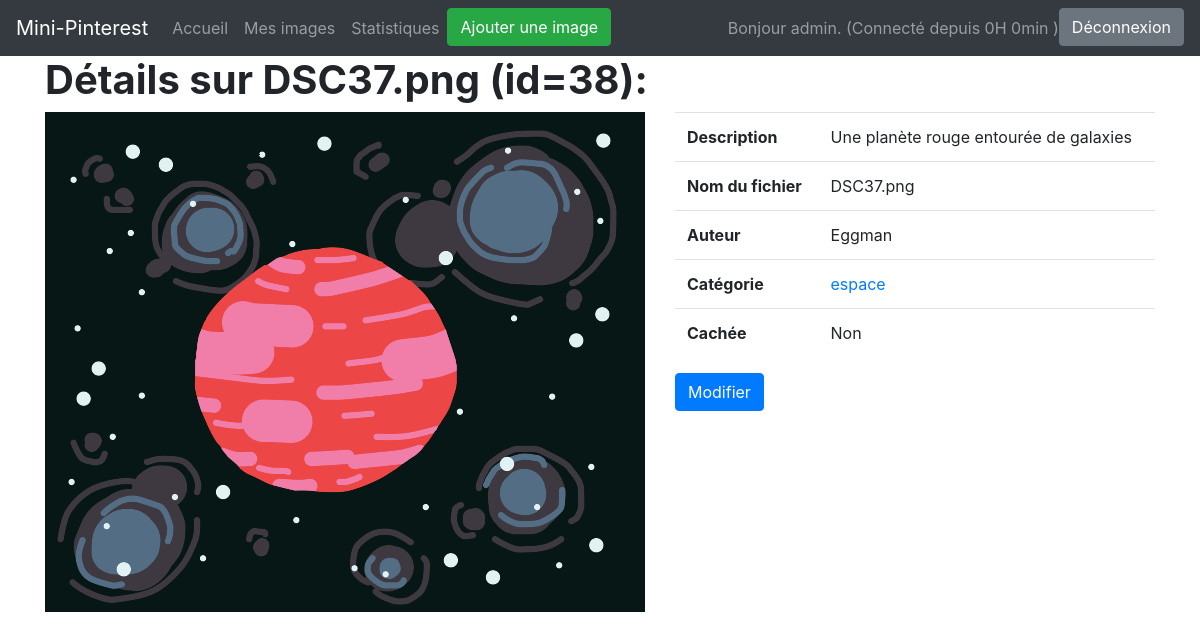
/photo_details.php?photoId=38 (signed in), run on the app's committed database.
### tables this page shows
CREATE TABLE `Photo` (
  `photoId` int(11) NOT NULL COMMENT 'L''identifiant de la photo',
  `nomFich` varchar(250) NOT NULL COMMENT 'Le nom du fichier correspondant',
  `description` varchar(250) NOT NULL COMMENT 'La description de la photo',
  `catId` int(11) NOT NULL COMMENT 'L''Id de la catégorie de la photo',
  `auteur` varchar(100) DEFAULT NULL COMMENT 'L''utilisateur ayant ajouté la photo',
  `hidden` tinyint(1) NOT NULL DEFAULT 0 COMMENT 'Indique si la photo est cachée'
);

CREATE TABLE `Categorie` (
  `catId` int(11) NOT NULL COMMENT 'L''identifiant de la catégorie',
  `nomCat` varchar(250) DEFAULT NULL COMMENT 'Le nom de la catégorie'
);

### func/bd.php (called while the page is built, shortened)
<?php
function executeQuery($link, $query)
{
	$result = mysqli_query($link,$query);
	return $result;
}
?>

### func/bd_images.php (called while the page is built, shortened)
<?php
require_once("./func/bd.php");
function getImageByID($link, $id)
{
    return mysqli_fetch_assoc(
        executeQuery(
            $link,
            "SELECT * FROM Photo WHERE photoId=$id"
        )
    );
}
function getCategoryByID($link, $id)
{
    return mysqli_fetch_assoc(
        executeQuery(
            $link,
            "SELECT * FROM Categorie WHERE catId=$id"
        )
    );
}
?>

### photo_details.php (the view, shortened to what this page needs)
<?php
    require_once("./func/bd_images.php");
    require_once("./func/interface_generation.php");
    function canModifyPhoto($photo)
    {
      return isset($_SESSION["admin"]) && $_SESSION["admin"]
          || isset($_SESSION["username"]) && $photo["auteur"] == $_SESSION["username"];
    }
    $photo = getImageByID($_SESSION["connection"], $_GET["photoId"]);
    $category = getCategoryByID($_SESSION["connection"],$photo["catId"]);
?>
<!doctype html>
<html lang="fr">
    <head>
        <link rel="stylesheet" href="./lib/css/bootstrap.min.css">
        <link rel="stylesheet" href="./style/style.css">
    </head>
    <body>
        <?php echo generatePageHeader(null); ?>
        <div class="container">
          <h1><b><?php echo "Détails sur " . $photo["nomFich"] . " (id=" . $photo["photoId"] . "):"; ?></b></h1>
          <div class="row">
              <div class="col-md">
                  <?php echo "<img class=\"img-responsive\" src=\"img/" . $photo["nomFich"] . "\">"; ?>
              </div>
              <div class="col-md">
                  <?php
                  echo generateImageDetails($photo, $category);
                  if ( canModifyPhoto($photo) ) {
                    echo generateImageModifButton();
                  }
                  ?>
              </div>
          </div>
        </div>
    </body>
</html>

### func/interface_generation.php (shortened to what this page needs)
<?php
function getElapsedTimeString($start, $stop)
{
  $delta = $stop - $start;
  $h = intval($delta / 3600);
  $m = intval($delta / 60 - 60 * $h);
  return "$h" . "H $m" . "min";
}
function generatePageHeader($place)
{
  if (isset($_SESSION["logged_at"]))
  {
    $now = time();
  }
  $header  = "";
  $header .= "<nav class=\"navbar navbar-expand-md sticky-top navbar-dark bg-dark\">
  <a class=\"navbar-brand\" href=\"./index.php\">Mini-Pinterest</a>
  <button
    class=\"navbar-toggler\" type=\"button\"
    data-toggle=\"collapse\" data-target=\"#mainNavbar\"
    aria-controls=\"mainNavbar\" aria-expanded=\"false\"
    aria-label=\"Toggle navigation\"
    >
    <span class=\"navbar-toggler-icon\"></span>
  </button>
  <div class=\"collapse navbar-collapse\" id=\"mainNavbar\">
    <ul class=\"navbar-nav mr-auto\">
      <li class=\"nav-item";
      $header .= "\">
        <a
          class=\"nav-link\"
          href=\"./index.php\"
        >
          Accueil
        </a>
      </li>
      <li class=\"nav-item";
      $header .= "\">
        <a
          class=\"nav-link\"
          href=\"./mes_images.php\"
        >
          Mes images
        </a>
      </li>";
      if (isset($_SESSION["admin"]) && $_SESSION["admin"])
      {
        $header .= "<li class=\"nav-item";
        $header .= "\">
        <a
          class=\"nav-link\"
          href=\"./statistiques.php\"
        >
          Statistiques
        </a>
        </li>";
      }
      $header .= "<li class=\"nav-item \">
        <a href=\"./ajouter_image.php\"><button class=\"btn btn-success\">Ajouter une image </button></a>
      </li>
    </ul>
    <ul class=\"navbar-nav\">";
    if (!isset($_SESSION["logged"]) || !$_SESSION["logged"])
    {
      $header .= "<li class=\"nav-item";
      if ($place == "Connexion") $header .= " active";
      $header .= "\">
        <a href=\"./connexion.php\"><button class=\"btn btn-secondary\">Connexion</button></a>
      </li>
      <li class=\"nav-item";
      if ($place == "Inscription") $header .= " active";
      $header .= "\">
        <a href=\"./inscription.php\"><button class=\"btn btn-success\">Inscription</button></a>
      </li>";
    }
    else
    {
      $header .= "<li class=\"nav-item navbar-text\">
                    Bonjour " . $_SESSION["username"] .
                 ". (Connecté depuis " . getElapsedTimeString($_SESSION["logged_at"], $now) . " )" .
                 "</li>";
      $header .= "<li class=\"nav-item\">
        <a href=\"./deconnexion.php\"><button class=\"btn btn-secondary\">Déconnexion</button></a>
      </li>";
    }
    $header .= "</ul>
  </div>
  </nav>";
  return $header;
}
function generateImageDetails($photo, $category)
{
  if (is_null($photo["auteur"]))
    $auteur = "aucun";
  else
    $auteur = $photo["auteur"];
  if ($photo["hidden"])
    $hidden = "Oui";
  else
    $hidden = "Non";
  $table = "<table class=\"table\">\n"
         . "  <tr>\n"
         . "    <th>Description</th>\n"
         . "    <td>" . $photo["description"] . "</td>\n"
         . "  </tr>\n"
         . "  <tr>\n"
         . "    <th>Nom du fichier</th>\n"
         . "    <td>" . $photo["nomFich"] . "</td>\n"
         . "  </tr>\n"
         . "  <tr>\n"
         . "    <th>Auteur</th>\n"
         . "    <td>" . $auteur . "</td>\n"
         . "  </tr>\n"
         . "  <tr>\n"
         . "    <th>Catégorie</th>\n"
         . "    <td><a href=\"./index.php?category=" . strval($category["catId"]) . "\">" . $category["nomCat"] . "</a></td>\n"
         . "  </tr>\n"
         . "  <tr>\n"
         . "    <th>Cachée</th>\n"
         . "    <td>$hidden</td>\n"
         . "  </tr>\n"
         . "</table>\n";
  return $table;
}
function generateImageModifButton()
{
  $button = "<button type=\"button\""
       . "class=\"btn btn-primary\""
       . "data-toggle=\"modal\""
       . "data-target=\"#editModal\""
       . ">\n"
       . "  Modifier\n"
       . "</button>\n";
  return $button;
}
?>

### data on the page
photo: nomFich "DSC37.png", photoId "38", nomFich (picture), description "Une planète rouge entourée de galaxies", auteur "Eggman", hidden "Non"
categorie: nomCat "espace"

### other printed values
$_SESSION["username"] "admin"
